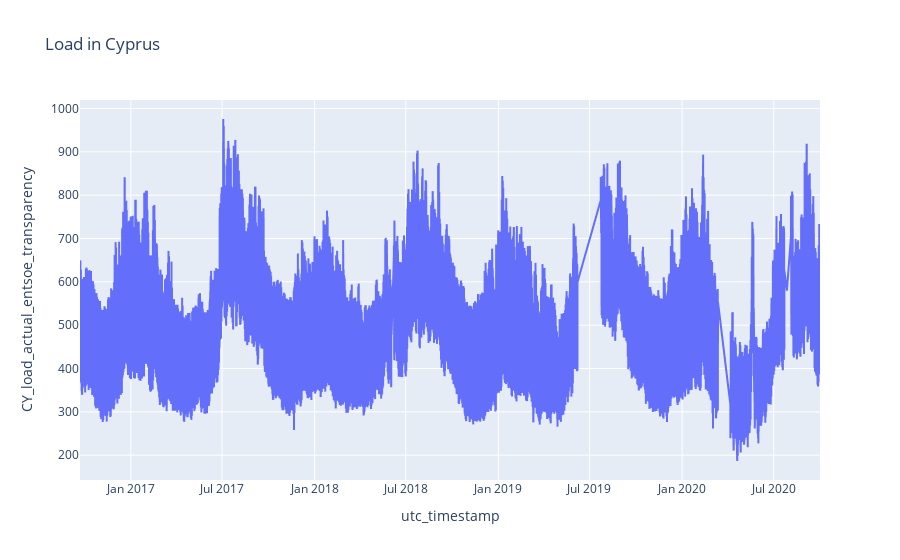

The cell this chart's notebook holds for it:
### Code cell
px.line(time_load_df, x='utc_timestamp', y='CY_load_actual_entsoe_transparency', title='Load in Cyprus')

### Figure 1 — Plotly figure (JSON) as saved in the notebook; plotly's stock layout.template omitted (floating-point values rounded to 4 significant figures; data arrays with more than 128 entries replaced by an {"elided": "..."} marker saying what was removed)
{"data": [{"hovertemplate": "utc_timestamp=%{x}<br>CY_load_actual_entsoe_transparency=%{y}<extra></extra>", "legendgroup": "", "line": {"color": "#636efa", "dash": "solid"}, "marker": {"symbol": "circle"}, "mode": "lines", "name": "", "showlegend": false, "type": "scattergl", "x": {"elided": "65836 str values"}, "xaxis": "x", "y": {"elided": "65836 float values"}, "yaxis": "y"}], "layout": {"legend": {"tracegroupgap": 0}, "title": {"text": "Load in Cyprus"}, "xaxis": {"anchor": "y", "domain": [0, 1], "title": {"text": "utc_timestamp"}}, "yaxis": {"anchor": "x", "domain": [0, 1], "title": {"text": "CY_load_actual_entsoe_transparency"}}}}
